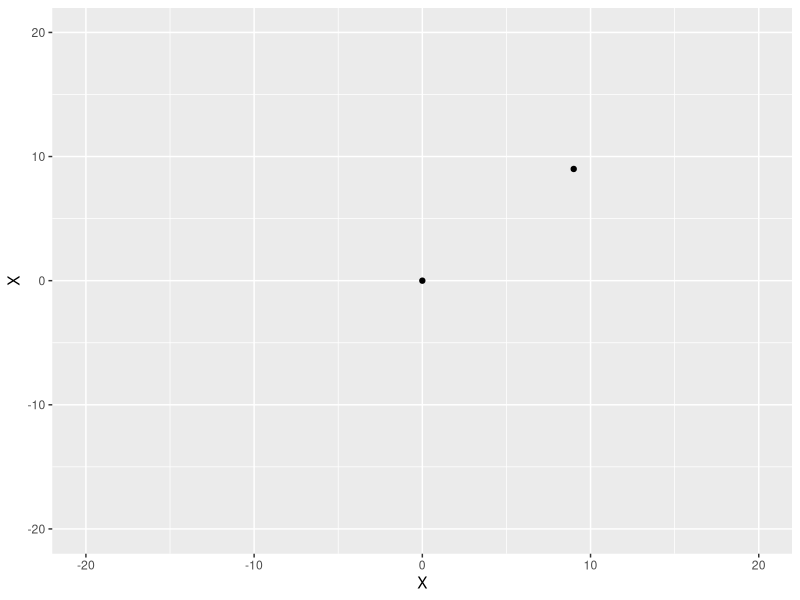
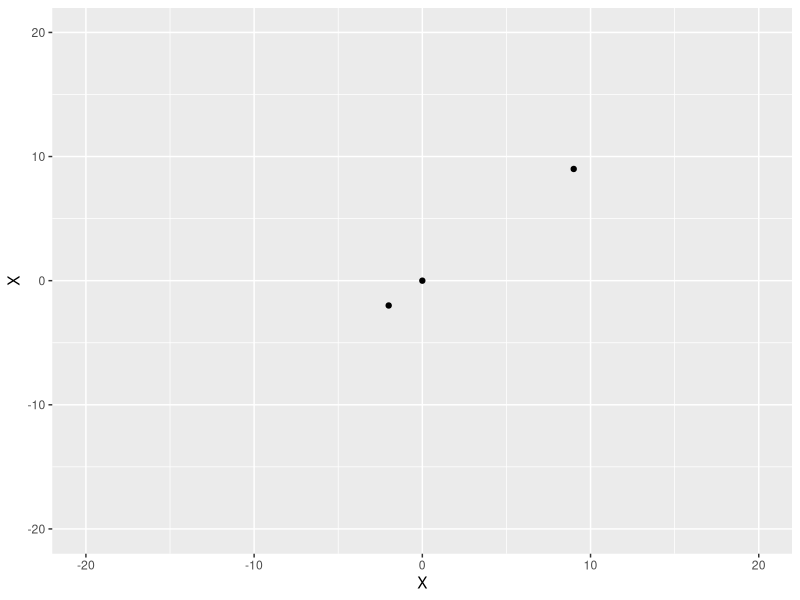
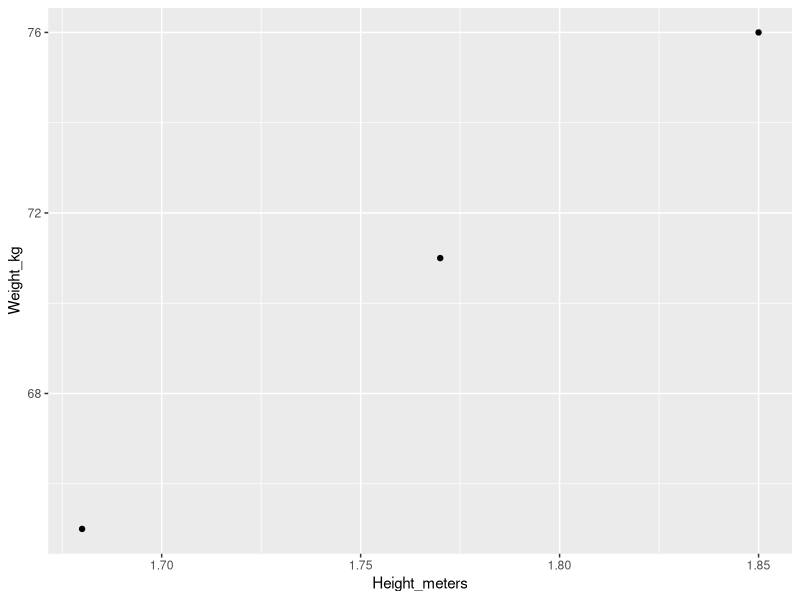
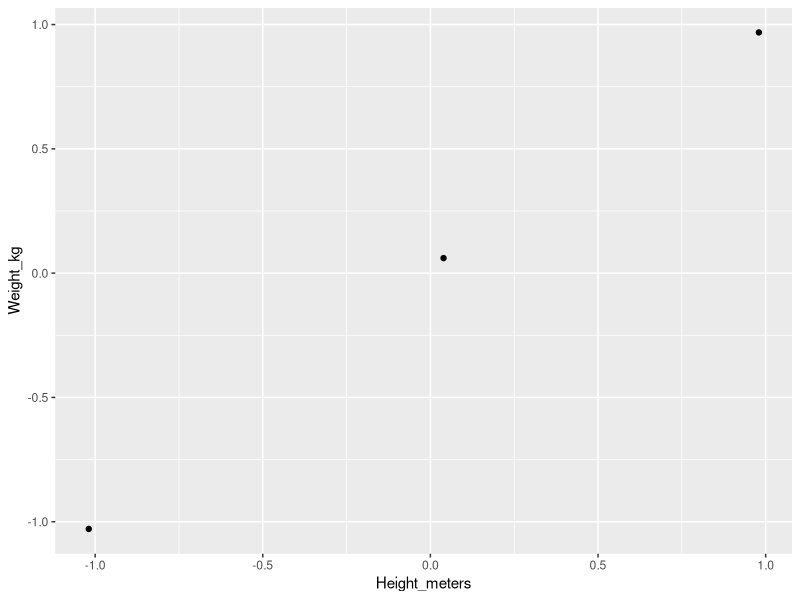

The R script that drew these images, in order:
####################
# Distance metrics #
####################
library(ggplot2)

## Input Data 
# Create table with 2 observations with coordinates in a 2D space
df <- data.frame(X = as.numeric(c(0,9)),
                 Y = as.numeric(c(0,12))
                )

df

# Plot the positions of the 2 observations
ggplot(df, aes(x = X, y = X)) + 
  geom_point() +
  # Assuming a 40x60 field
  lims(x = c(-20,20), y = c(-20, 20))

### Euclidean distance - formula is the same as the Hypothenuse of a triangle 
### formed by the coordinates of the base and height
### This is the fundamental idea of calculating a measure of dissimilarity of two observations


## Alt 1
# Manually calculate the distance
distance <- sqrt( ( df[1,1] - df[2,1])^2 + (df[1,2] - df[2,2])^2 )
distance


## Alt 2
# Define a custom distance function that takes as input a df with two numeric columns
calculate_eucledian <- function(df) {
  
  # Col names of a data frame with 2 columns of numeric values
  
  distance <- sqrt( (df[1,1] - df[2,1])^2 + (df[1,2] - df[2,2])^2 )
  
  return(distance)

}

# Apply custom function
result <- calculate_eucledian(df)
cat("The Eucledian distance is:", result)


## Alt 3
# Use R built in function dist()

result <- dist(df, method = "euclidean")
result


# Create data with 3 observations
df2 <- data.frame(X = as.numeric(c(0,9,-2)),
                  Y = as.numeric(c(0,12,19))
                  )
df2

# apply dist() on df2 with 3 observations
result2 <- dist(df2, method = "euclidean")
result2

# Plot the positions of the 3 observations
ggplot(df2, aes(x = X, y = X)) + 
  geom_point() +
  # Assuming a 40x60 field
  lims(x = c(-20,20), y = c(-20, 20))


## scaling

# Create data with 3 observations on different scales
df3 <- data.frame(Height_meters = as.numeric(c(1.85, 1.68, 1.77)),
                  Weight_kg     = as.numeric(c(76, 65, 71))
                  )

# Plot
ggplot(df3, aes(x = Height_meters, y = Weight_kg)) + 
  geom_point()

# distance calculations unslaced data
result3 <- dist(df3, method = "euclidean")
result3


# distance calculations with built in scale(). Subtracts the mean and divides by st_dev.
df3_scaled <- data.frame(scale(df3))
df3_scaled

# Plot scaled, only changes the scale on the axes
ggplot(df3_scaled, aes(x = Height_meters, y = Weight_kg)) + 
  geom_point()

result3_scaled <- dist(df3_scaled, method = "euclidean")
result3_scaled

# scaling is important before applying dist()